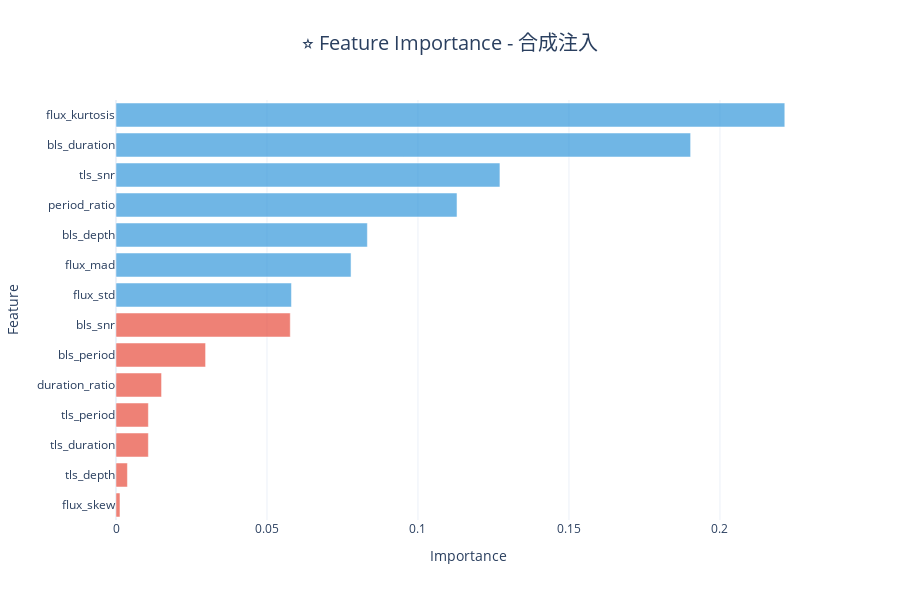
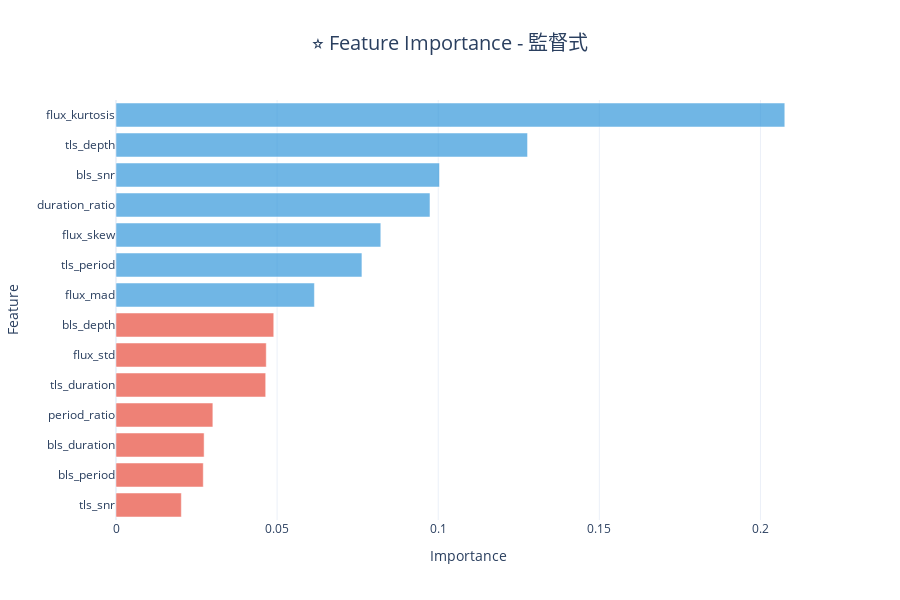

Notebook source saved alongside these figures, in order:
### Markdown cell above
### 10.6 互動式校準曲線 🎯

### Code cell
# 創建模擬特徵重要性（實際應用中從真實模型取得）
feature_names = [
    'bls_period', 'bls_duration', 'bls_depth', 'bls_snr',
    'tls_period', 'tls_duration', 'tls_depth', 'tls_snr',
    'flux_std', 'flux_mad', 'flux_skew', 'flux_kurtosis',
    'period_ratio', 'duration_ratio'
]

# 模擬特徵重要性
np.random.seed(42)
importances_synthetic = np.random.exponential(0.1, size=14)
importances_synthetic = importances_synthetic / importances_synthetic.sum()

importances_supervised = np.random.exponential(0.12, size=14)
importances_supervised = importances_supervised / importances_supervised.sum()

fig_fi_syn = create_interactive_feature_importance(
    feature_names,
    importances_synthetic,
    model_name="合成注入",
    top_n=14,
    output_path="docs/feature_importance_synthetic.html"
)
fig_fi_syn.show()

fig_fi_sup = create_interactive_feature_importance(
    feature_names,
    importances_supervised,
    model_name="監督式",
    top_n=14,
    output_path="docs/feature_importance_supervised.html"
)
fig_fi_sup.show()

print("✅ 互動式特徵重要性已儲存至 docs/feature_importance_*.html")

### Figure 1 — Plotly figure (JSON) as saved in the notebook; plotly's stock layout.template omitted (floating-point values rounded to 4 significant figures)
{"data": [{"hovertemplate": "%{y}<br>Importance: %{x:.4f}<extra></extra>", "marker": {"color": ["rgba(52, 152, 219, 0.7)", "rgba(52, 152, 219, 0.7)", "rgba(52, 152, 219, 0.7)", "rgba(52, 152, 219, 0.7)", "rgba(52, 152, 219, 0.7)", "rgba(52, 152, 219, 0.7)", "rgba(52, 152, 219, 0.7)", "rgba(231, 76, 60, 0.7)", "rgba(231, 76, 60, 0.7)", "rgba(231, 76, 60, 0.7)", "rgba(231, 76, 60, 0.7)", "rgba(231, 76, 60, 0.7)", "rgba(231, 76, 60, 0.7)", "rgba(231, 76, 60, 0.7)"]}, "orientation": "h", "type": "bar", "x": [0.2215, 0.1903, 0.1271, 0.1129, 0.08324, 0.07783, 0.0581, 0.05771, 0.02966, 0.01509, 0.01072, 0.01072, 0.003783, 0.001315], "y": ["flux_kurtosis", "bls_duration", "tls_snr", "period_ratio", "bls_depth", "flux_mad", "flux_std", "bls_snr", "bls_period", "duration_ratio", "tls_period", "tls_duration", "tls_depth", "flux_skew"]}], "layout": {"height": 600, "hovermode": "closest", "title": {"font": {"size": 20}, "text": "⭐ Feature Importance - 合成注入", "x": 0.5, "xanchor": "center"}, "width": 900, "xaxis": {"title": {"text": "Importance"}}, "yaxis": {"autorange": "reversed", "title": {"text": "Feature"}}}}

### Figure 2 — Plotly figure (JSON) as saved in the notebook; plotly's stock layout.template omitted (floating-point values rounded to 4 significant figures)
{"data": [{"hovertemplate": "%{y}<br>Importance: %{x:.4f}<extra></extra>", "marker": {"color": ["rgba(52, 152, 219, 0.7)", "rgba(52, 152, 219, 0.7)", "rgba(52, 152, 219, 0.7)", "rgba(52, 152, 219, 0.7)", "rgba(52, 152, 219, 0.7)", "rgba(52, 152, 219, 0.7)", "rgba(52, 152, 219, 0.7)", "rgba(231, 76, 60, 0.7)", "rgba(231, 76, 60, 0.7)", "rgba(231, 76, 60, 0.7)", "rgba(231, 76, 60, 0.7)", "rgba(231, 76, 60, 0.7)", "rgba(231, 76, 60, 0.7)", "rgba(231, 76, 60, 0.7)"]}, "orientation": "h", "type": "bar", "x": [0.2076, 0.1277, 0.1004, 0.09744, 0.08218, 0.07632, 0.06158, 0.04896, 0.04663, 0.04646, 0.03006, 0.02734, 0.02708, 0.02028], "y": ["flux_kurtosis", "tls_depth", "bls_snr", "duration_ratio", "flux_skew", "tls_period", "flux_mad", "bls_depth", "flux_std", "tls_duration", "period_ratio", "bls_duration", "bls_period", "tls_snr"]}], "layout": {"height": 600, "hovermode": "closest", "title": {"font": {"size": 20}, "text": "⭐ Feature Importance - 監督式", "x": 0.5, "xanchor": "center"}, "width": 900, "xaxis": {"title": {"text": "Importance"}}, "yaxis": {"autorange": "reversed", "title": {"text": "Feature"}}}}
